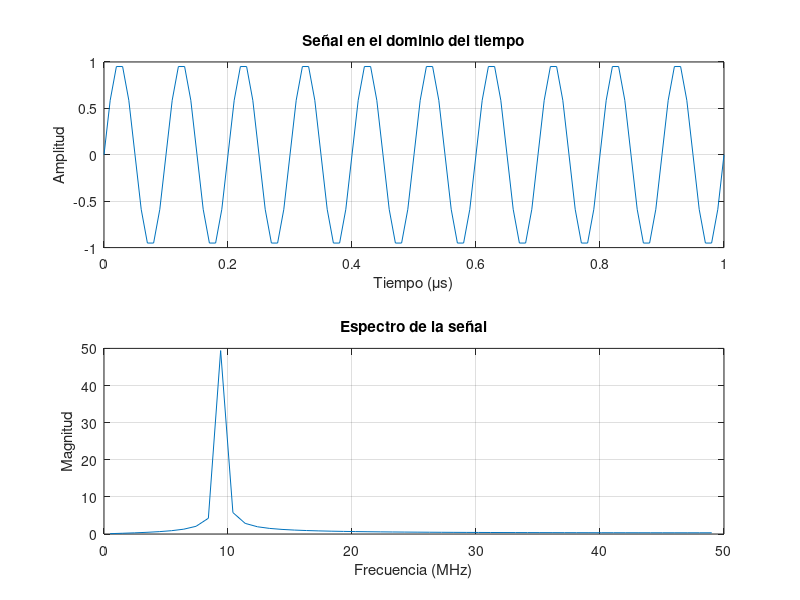

Source code (MATLAB):
clc; clear; close all;

fs = 100e6; % Frecuencia de muestreo (100 MHz)
f = 10e6;   % Frecuencia de la señal (10 MHz)
t = 0:1/fs:1e-6; % Vector de tiempo (1 microsegundo)

% Señal
signal = sin(2*pi*f*t);

% Transformada de Fourier
N = length(signal);
frequencies = (-N/2:N/2-1)*(fs/N); % Eje de frecuencias
spectrum = fftshift(abs(fft(signal))); % Magnitud del espectro

% Gráficas
figure;

% Señal en el dominio del tiempo
subplot(2,1,1);
plot(t*1e6, signal); % Escala de tiempo en microsegundos
title('Señal en el dominio del tiempo');
xlabel('Tiempo (\mus)');
ylabel('Amplitud');
grid on;

% Espectro en el dominio de la frecuencia
subplot(2,1,2);
plot(frequencies(frequencies >= 0)/1e6, spectrum(frequencies >= 0));% Escala de frecuencia en MHz
title('Espectro de la señal');
xlabel('Frecuencia (MHz)');
ylabel('Magnitud');
grid on;